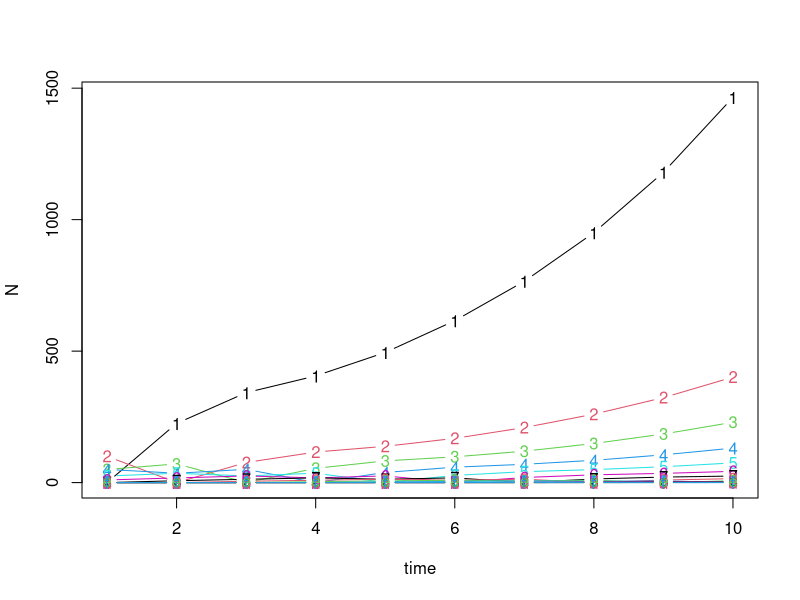
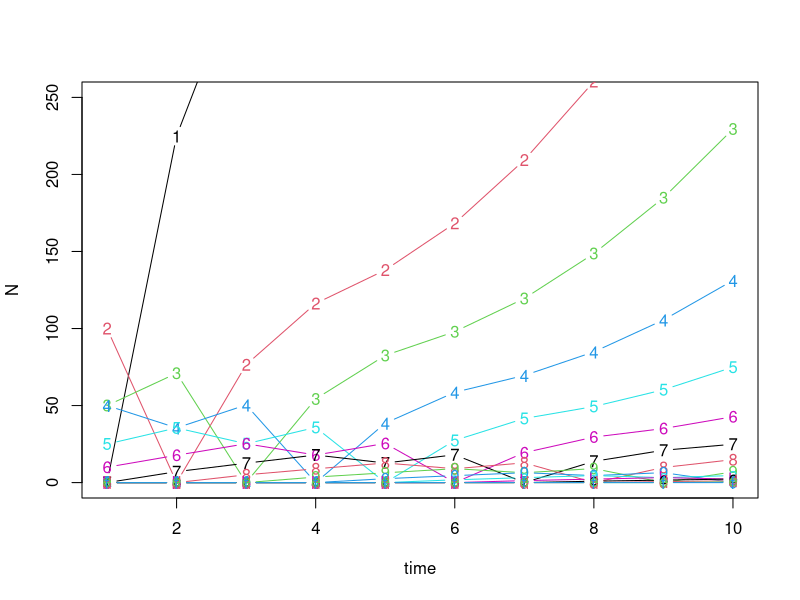
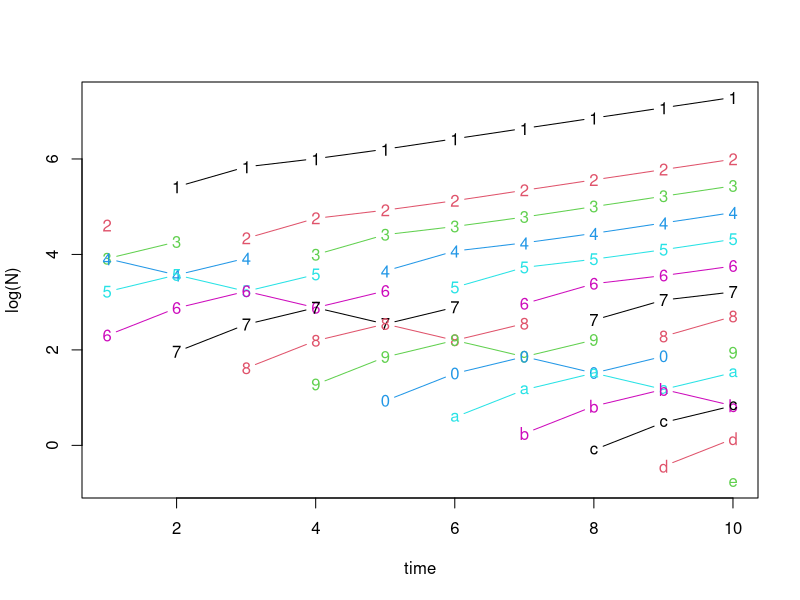
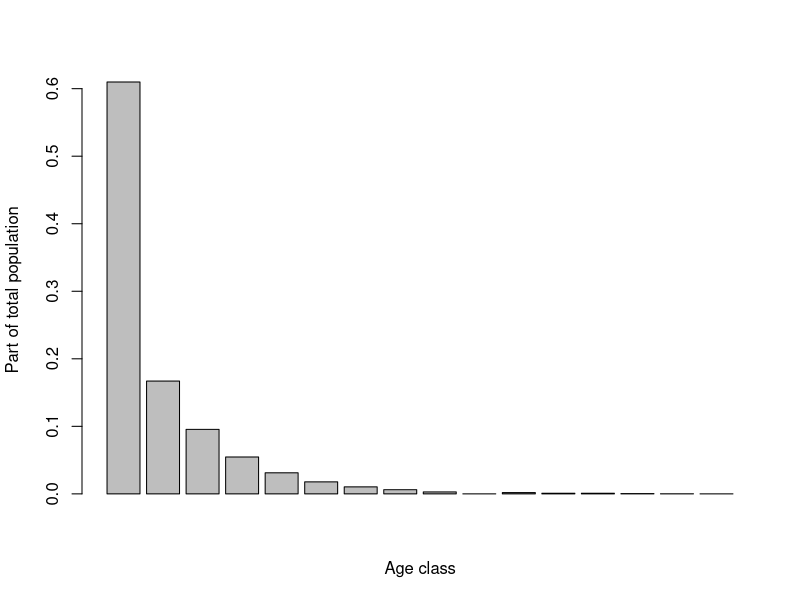
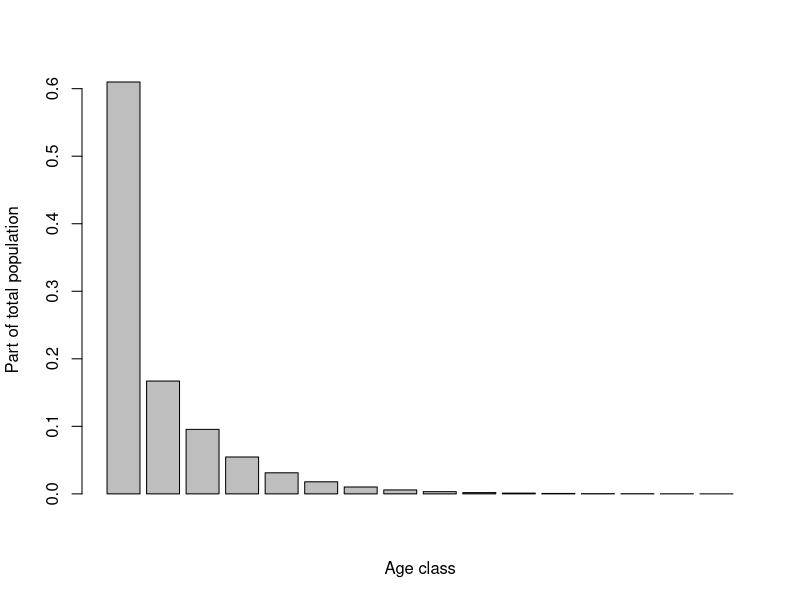
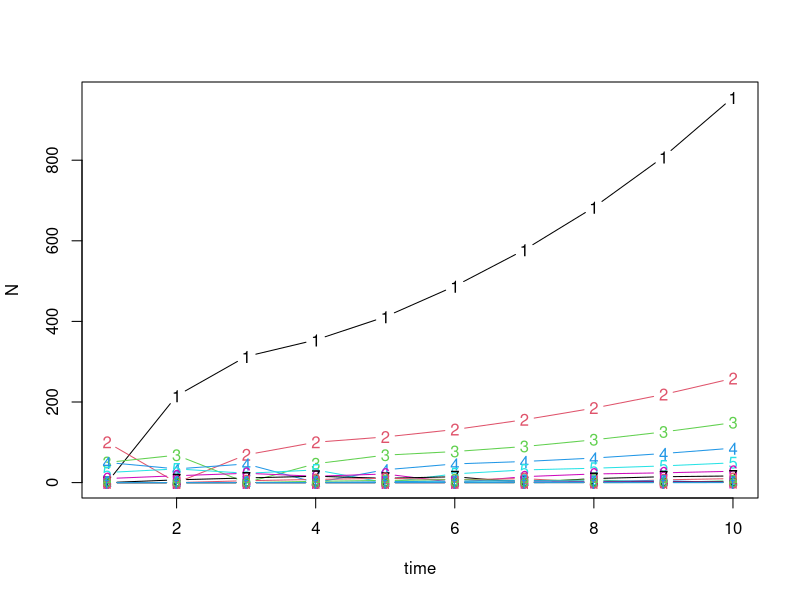
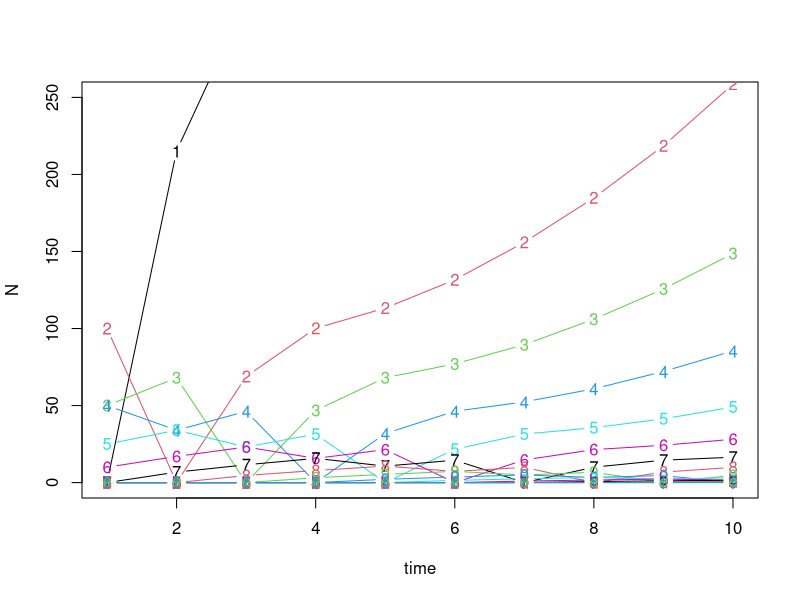
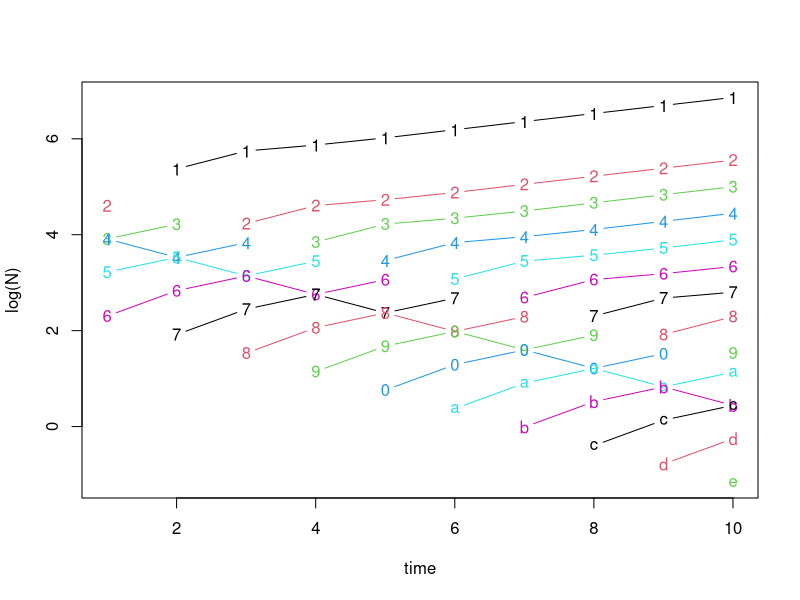

R code for these plots, in order: (Note: this script raises an error after producing the figures.)
##Project 3

##Part 1 - Leslie matrix

A <- matrix(0, nrow = 16, ncol = 16)

for(i in 2: (nrow(A)))
{
  
  A[i, i - 1] <- 0.71
  
}

A[2,1] <- 0.34

A[1,] <- 1.2
A[1,1] <- 0.63
A[1,2] <- 0.63

A

##part 2 - eigenvalue

eigen(A)$values[] ##Fist one is the dominant eigen value, represents growth rate after long time

eigen(A)$vectors[,1] ##Dominant eigen vector

X <- abs(eigen(A)$vectors[,1]) 
X / sum(X) ##Distribution of age classes

##part 3 - population
tmax <- 10

p0 <- rep(0, 16)
p0[2] <- 100
p0[3] <- 50
p0[4] <- 50
p0[5] <- 25
p0[6] <- 10

N <- matrix(0, tmax, nrow(A))
N[1,] <- p0

for(i in 1:(tmax - 1))
{
  N[i + 1,] <- A %*% N[i,]
}

matplot(1:tmax, N, xlab = "time", type = "b", lty = "solid")
matplot(1:tmax, N, xlab = "time", type = "b", lty = "solid", ylim = c(0, 250))
matplot(1:tmax, log(N), xlab = "time", type = "b", lty = "solid")

##Part of population after 10 years
barplot(N[10,] / sum(N[10,]), xlab = "Age class", ylab = "Part of total population")
##Part of population after long time
barplot(X / sum(X), xlab = "Age class", ylab = "Part of total population")

##-----------------------------------------------------------------------------

##PART 4 WORST CASE DATA

##Part 1 - Leslie matrix

B <- matrix(0, nrow = 16, ncol = 16)

for(i in 2: (nrow(B)))
{
  
  B[i, i - 1] <- 0.68
  
}

B[2,1] <- 0.32

B[1,] <- 1.15
B[1,1] <- 0.6
B[1,2] <- 0.6

B

##part 2 - eigenvalue

eigen(B)$values[] ##Fist one is the dominant eigen value, represents growth rate after long time

eigen(B)$vectors[,1] ##Dominant eigen vector

X <- abs(eigen(B)$vectors[,1]) 
X / sum(X) ##Distribution of age classes

##part 3 - population
tmax <- 10

p0 <- rep(0, 16)
p0[2] <- 100
p0[3] <- 50
p0[4] <- 50
p0[5] <- 25
p0[6] <- 10

N <- matrix(0, tmax, nrow(B))
N[1,] <- p0

for(i in 1:(tmax - 1))
{
  N[i + 1,] <- B %*% N[i,]
}

matplot(1:tmax, N, xlab = "time", type = "b", lty = "solid")
matplot(1:tmax, N, xlab = "time", type = "b", lty = "solid", ylim = c(0, 250))
matplot(1:tmax, log(N), xlab = "time", type = "b", lty = "solid")

##Part of population after 10 years
barplot(N[10,] / sum(N[10,]), xlab = "Age class", ylab = "Part of total population")
##Part of population after long time
barplot(X / sum(X), xlab = "Age class", ylab = "Part of total population")


##part 5 - catastrophies

A <- matrix(0, nrow = 16, ncol = 16)

for(i in 2: (nrow(A)))
{
  
  A[i, i - 1] <- 0.71
  
}

A[2,1] <- 0.34

A[1,] <- 1.2
A[1,1] <- 0.63
A[1,2] <- 0.63

Catastrophy <- A
Catastrophy[1,] <- A[1,] * 0.7

tmax <- 10
nreps <- 100

p0 <- rep(0, 16)
p0[2] <- 100
p0[3] <- 50
p0[4] <- 50
p0[5] <- 25
p0[6] <- 10

N <- array(0, dim = c(tmax, nrow(A), nreps))
N[1,,] <- p0

for(j in 1:nreps)
{
for(i in 1:(tmax - 1))
{
  if(sample(1:25, 1, replace = FALSE) == 1){
  N[i + 1,,j] <- Catastrophy %*% N[i,,j]
  }
  else{
    N[i + 1,,j] <- A %*% N[i,,j]
  }
}
}

##Sl? samman alla ?ldersklasser till en total population, per ?r

P <- matrix(0, tmax, nreps)

for(i in 1:nreps)
{
  for(j in 1:tmax)
  {
    P[j,i] <- sum(N[j, ,i])
  }
}

P

boxplot(P, 1:tmax, xlab = "Iterations", ylab ="total # of Individuals")
boxplot(t(P), 1:tmax, xlab = "Time", ylab ="total # of Individuals")

matplot(x = 1: tmax, y = N[,,1], type="l", xlab="Time", ylab="# of Individuals", 
      ylim=c(0,1500))

matplot(x = 1: tmax, y = N[,,2], type="l", xlab="Time", ylab="# of Individuals", 
        ylim=c(0,1500))

matplot(x = 1: tmax, y = N[,,3], type="l", xlab="Time", ylab="# of Individuals", 
        ylim=c(0,1500))

matplot(x = 1: tmax, y = N[,,7], type="l", xlab="Time", ylab="# of Individuals", 
        ylim=c(0,1500))



